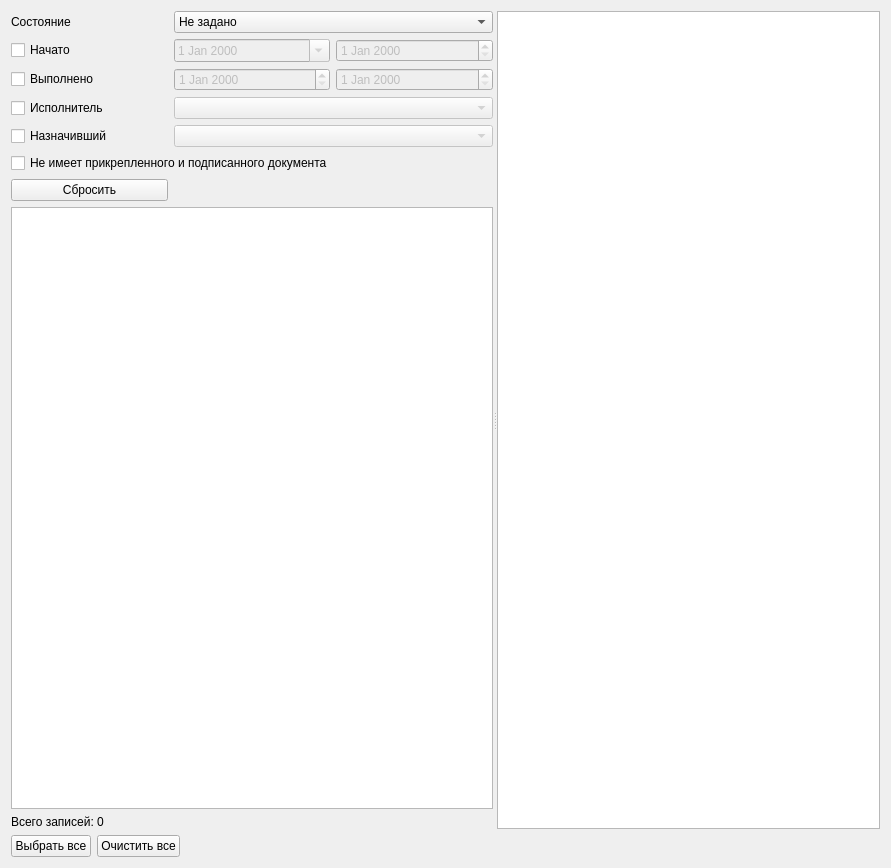
<?xml version="1.0" encoding="UTF-8"?>
<ui version="4.0">
 <class>ActionGroupSignPage1</class>
 <widget class="QWizardPage" name="ActionGroupSignPage1">
  <property name="geometry">
   <rect>
    <x>0</x>
    <y>0</y>
    <width>891</width>
    <height>868</height>
   </rect>
  </property>
  <property name="windowTitle">
   <string>Групповое подписание</string>
  </property>
  <layout class="QVBoxLayout" name="verticalLayout">
   <item>
    <widget class="QSplitter" name="splitter">
     <property name="sizePolicy">
      <sizepolicy hsizetype="Expanding" vsizetype="Expanding">
       <horstretch>0</horstretch>
       <verstretch>0</verstretch>
      </sizepolicy>
     </property>
     <property name="orientation">
      <enum>Qt::Horizontal</enum>
     </property>
     <property name="childrenCollapsible">
      <bool>false</bool>
     </property>
     <widget class="QWidget" name="layoutWidget">
      <layout class="QGridLayout" name="gridLayout">
       <item row="0" column="0">
        <widget class="QLabel" name="chkActionStatus">
         <property name="text">
          <string>Состояние</string>
         </property>
        </widget>
       </item>
       <item row="0" column="1" colspan="2">
        <widget class="QComboBox" name="cmbActionStatus">
         <item>
          <property name="text">
           <string>Не задано</string>
          </property>
         </item>
         <item>
          <property name="text">
           <string>Начато</string>
          </property>
         </item>
         <item>
          <property name="text">
           <string>Ожидание</string>
          </property>
         </item>
         <item>
          <property name="text">
           <string>Закончено</string>
          </property>
         </item>
         <item>
          <property name="text">
           <string>Отменено</string>
          </property>
         </item>
         <item>
          <property name="text">
           <string>Без результата</string>
          </property>
         </item>
         <item>
          <property name="text">
           <string>Назначено</string>
          </property>
         </item>
         <item>
          <property name="text">
           <string>Отказ</string>
          </property>
         </item>
        </widget>
       </item>
       <item row="1" column="1">
        <widget class="CDateEdit" name="edtSetBegDate">
         <property name="enabled">
          <bool>false</bool>
         </property>
         <property name="calendarPopup">
          <bool>true</bool>
         </property>
        </widget>
       </item>
       <item row="1" column="0">
        <widget class="QCheckBox" name="chkSetDate">
         <property name="text">
          <string>Начато</string>
         </property>
        </widget>
       </item>
       <item row="5" column="0" colspan="3">
        <widget class="QCheckBox" name="chkWithoutDocuments">
         <property name="text">
          <string>Не имеет прикрепленного и подписанного документа</string>
         </property>
        </widget>
       </item>
       <item row="7" column="0" colspan="3">
        <widget class="CInDocTableView" name="tblActions"/>
       </item>
       <item row="3" column="1" colspan="2">
        <widget class="CPersonComboBoxEx" name="cmbPerson">
         <property name="enabled">
          <bool>false</bool>
         </property>
        </widget>
       </item>
       <item row="3" column="0">
        <widget class="QCheckBox" name="chkPerson">
         <property name="text">
          <string>Исполнитель</string>
         </property>
        </widget>
       </item>
       <item row="2" column="0">
        <widget class="QCheckBox" name="chkExecDate">
         <property name="text">
          <string>Выполнено</string>
         </property>
        </widget>
       </item>
       <item row="2" column="2">
        <widget class="CDateEdit" name="edtExecEndDate">
         <property name="enabled">
          <bool>false</bool>
         </property>
        </widget>
       </item>
       <item row="1" column="2">
        <widget class="CDateEdit" name="edtSetEndDate">
         <property name="enabled">
          <bool>false</bool>
         </property>
        </widget>
       </item>
       <item row="6" column="0">
        <widget class="QPushButton" name="btnResetFilters">
         <property name="text">
          <string>Сбросить</string>
         </property>
        </widget>
       </item>
       <item row="2" column="1">
        <widget class="CDateEdit" name="edtExecBegDate">
         <property name="enabled">
          <bool>false</bool>
         </property>
        </widget>
       </item>
       <item row="8" column="0" colspan="2">
        <widget class="QLabel" name="lblCountRecords">
         <property name="text">
          <string>Всего записей: 0</string>
         </property>
        </widget>
       </item>
       <item row="4" column="0">
        <widget class="QCheckBox" name="chkSetPerson">
         <property name="text">
          <string>Назначивший</string>
         </property>
        </widget>
       </item>
       <item row="4" column="1" colspan="2">
        <widget class="CPersonComboBoxEx" name="cmbSetPerson">
         <property name="enabled">
          <bool>false</bool>
         </property>
        </widget>
       </item>
      </layout>
     </widget>
     <widget class="CReportBrowser" name="txtReport">
      <property name="font">
       <font>
        <family>MS Shell Dlg 2</family>
        <pointsize>10</pointsize>
       </font>
      </property>
     </widget>
    </widget>
   </item>
   <item>
    <layout class="QHBoxLayout" name="horizontalLayout">
     <item>
      <widget class="QPushButton" name="btnSelectAll">
       <property name="text">
        <string>Выбрать все</string>
       </property>
      </widget>
     </item>
     <item>
      <widget class="QPushButton" name="btnClearAll">
       <property name="text">
        <string>Очистить все</string>
       </property>
      </widget>
     </item>
     <item>
      <spacer name="horizontalSpacer">
       <property name="orientation">
        <enum>Qt::Horizontal</enum>
       </property>
       <property name="sizeHint" stdset="0">
        <size>
         <width>40</width>
         <height>20</height>
        </size>
       </property>
      </spacer>
     </item>
    </layout>
   </item>
  </layout>
 </widget>
 <customwidgets>
  <customwidget>
   <class>CPersonComboBoxEx</class>
   <extends>QComboBox</extends>
   <header>Orgs/PersonComboBoxEx.h</header>
  </customwidget>
  <customwidget>
   <class>CDateEdit</class>
   <extends>QDateEdit</extends>
   <header>library/DateEdit</header>
  </customwidget>
  <customwidget>
   <class>CInDocTableView</class>
   <extends>QTableView</extends>
   <header>library/InDocTable.h</header>
  </customwidget>
  <customwidget>
   <class>CReportBrowser</class>
   <extends>QTextBrowser</extends>
   <header>Reports/ReportBrowser.h</header>
  </customwidget>
 </customwidgets>
 <resources/>
 <connections>
  <connection>
   <sender>chkSetDate</sender>
   <signal>toggled(bool)</signal>
   <receiver>edtSetBegDate</receiver>
   <slot>setEnabled(bool)</slot>
   <hints>
    <hint type="sourcelabel">
     <x>79</x>
     <y>67</y>
    </hint>
    <hint type="destinationlabel">
     <x>233</x>
     <y>67</y>
    </hint>
   </hints>
  </connection>
  <connection>
   <sender>chkSetDate</sender>
   <signal>toggled(bool)</signal>
   <receiver>edtSetEndDate</receiver>
   <slot>setEnabled(bool)</slot>
   <hints>
    <hint type="sourcelabel">
     <x>79</x>
     <y>67</y>
    </hint>
    <hint type="destinationlabel">
     <x>386</x>
     <y>67</y>
    </hint>
   </hints>
  </connection>
  <connection>
   <sender>chkExecDate</sender>
   <signal>toggled(bool)</signal>
   <receiver>edtExecBegDate</receiver>
   <slot>setEnabled(bool)</slot>
   <hints>
    <hint type="sourcelabel">
     <x>79</x>
     <y>110</y>
    </hint>
    <hint type="destinationlabel">
     <x>233</x>
     <y>110</y>
    </hint>
   </hints>
  </connection>
  <connection>
   <sender>chkExecDate</sender>
   <signal>toggled(bool)</signal>
   <receiver>edtExecEndDate</receiver>
   <slot>setEnabled(bool)</slot>
   <hints>
    <hint type="sourcelabel">
     <x>79</x>
     <y>110</y>
    </hint>
    <hint type="destinationlabel">
     <x>386</x>
     <y>110</y>
    </hint>
   </hints>
  </connection>
  <connection>
   <sender>chkPerson</sender>
   <signal>toggled(bool)</signal>
   <receiver>cmbPerson</receiver>
   <slot>setEnabled(bool)</slot>
   <hints>
    <hint type="sourcelabel">
     <x>79</x>
     <y>153</y>
    </hint>
    <hint type="destinationlabel">
     <x>310</x>
     <y>153</y>
    </hint>
   </hints>
  </connection>
  <connection>
   <sender>chkSetPerson</sender>
   <signal>toggled(bool)</signal>
   <receiver>cmbSetPerson</receiver>
   <slot>setEnabled(bool)</slot>
   <hints>
    <hint type="sourcelabel">
     <x>85</x>
     <y>123</y>
    </hint>
    <hint type="destinationlabel">
     <x>320</x>
     <y>123</y>
    </hint>
   </hints>
  </connection>
 </connections>
</ui>
